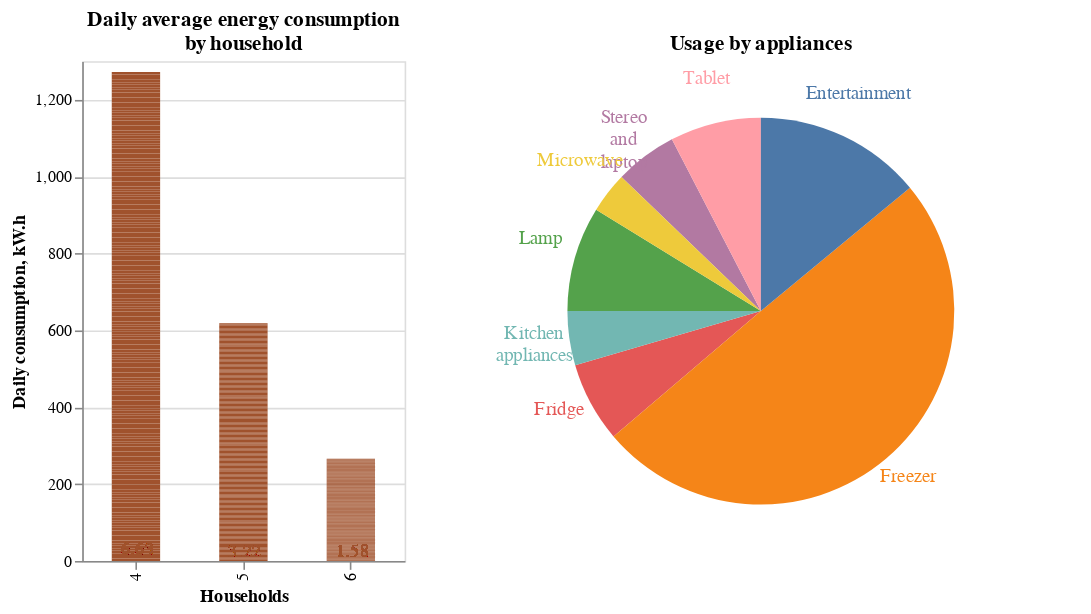

The notebook cell this image was saved under:
### Code cell
# pie chart to see the appliance use percentage

selection_app = alt.selection_single(encodings=['theta','color'],name='app')
selection_app1 = alt.selection_single(fields=['appliance_name'],name='app1')
# color_app = alt.condition(selection_app,
#                       'appliance_name',
#                       alt.value('lightgray'))
opacity_app = alt.condition(selection_app, alt.value(1.0), alt.value(0.2))

base = alt.Chart(hourly_app).transform_filter(selection_bar
).encode(
    theta=alt.Theta("usage:Q", stack=True), 
    color=alt.Color('appliance_name:N', legend=None),
    opacity=opacity_app,
    tooltip='combined_tooltip:N',
).transform_aggregate(
    usage = 'sum(hour_avg)',
    groupby=["appliance_name"]
    
).transform_calculate(
    round_usage = 'round(datum.usage*1000)/1000',
    combined_tooltip = "'Usage: ' + datum.round_usage + ' kW.h'"
    )

pie = base.mark_arc(outerRadius=120)
text_pie = base.mark_text(baseline="bottom",radius=120, size=12,lineBreak=" ",radiusOffset=22
            ).encode(text="appliance_name:N"
            )

# pie plot title
pie.title =["Usage by appliances"]

(bar + text_bar).properties(width=200,height=310).add_selection(selection_bar) | (pie + text_pie).properties(height=310).add_selection(selection_app).add_selection(selection_app1)

### Figure 1 — Vega-Lite specification as saved in the notebook (floating-point values rounded to 4 significant figures; data arrays with more than 128 entries replaced by an {"elided": "..."} marker saying what was removed)
{"config": {"view": {"continuousWidth": 400, "continuousHeight": 300}}, "hconcat": [{"layer": [{"mark": {"type": "bar", "size": 30}, "encoding": {"color": {"condition": {"value": "sienna", "selection": "House"}, "value": "lightgray"}, "x": {"field": "household", "title": "Households", "type": "nominal"}, "y": {"field": "daily_avg", "title": "Daily consumption, kW.h", "type": "quantitative"}}, "selection": {"House": {"type": "single", "fields": ["household"]}}, "title": ["Daily average energy consumption", "by household"]}, {"mark": {"type": "text", "align": "center", "baseline": "bottom", "dx": 1}, "encoding": {"color": {"condition": {"value": "sienna", "selection": "House"}, "value": "lightgray"}, "text": {"field": "daily_avg", "format": ",.2f", "type": "quantitative"}, "x": {"field": "household", "title": "Households", "type": "nominal"}, "y": {"field": "daily_avg", "title": "Daily consumption, kW.h", "type": "quantitative"}}}], "height": 310, "width": 200}, {"layer": [{"mark": {"type": "arc", "outerRadius": 120}, "encoding": {"color": {"field": "appliance_name", "legend": null, "type": "nominal"}, "opacity": {"condition": {"value": 1.0, "selection": "app"}, "value": 0.2}, "theta": {"field": "usage", "stack": true, "type": "quantitative"}, "tooltip": {"field": "combined_tooltip", "type": "nominal"}}, "selection": {"app": {"type": "single", "encodings": ["theta", "color"]}, "app1": {"type": "single", "fields": ["appliance_name"]}}, "title": ["Usage by appliances"], "transform": [{"filter": {"selection": "House"}}, {"aggregate": [{"op": "sum", "field": "hour_avg", "as": "usage"}], "groupby": ["appliance_name"]}, {"calculate": "round(datum.usage*1000)/1000", "as": "round_usage"}, {"calculate": "'Usage: ' + datum.round_usage + ' kW.h'", "as": "combined_tooltip"}]}, {"mark": {"type": "text", "baseline": "bottom", "lineBreak": " ", "radius": 120, "radiusOffset": 22, "size": 12}, "encoding": {"color": {"field": "appliance_name", "legend": null, "type": "nominal"}, "opacity": {"condition": {"value": 1.0, "selection": "app"}, "value": 0.2}, "text": {"field": "appliance_name", "type": "nominal"}, "theta": {"field": "usage", "stack": true, "type": "quantitative"}, "tooltip": {"field": "combined_tooltip", "type": "nominal"}}, "transform": [{"filter": {"selection": "House"}}, {"aggregate": [{"op": "sum", "field": "hour_avg", "as": "usage"}], "groupby": ["appliance_name"]}, {"calculate": "round(datum.usage*1000)/1000", "as": "round_usage"}, {"calculate": "'Usage: ' + datum.round_usage + ' kW.h'", "as": "combined_tooltip"}]}], "height": 310}], "data": {"name": "data-a3020916a39f77f4ec07aad771be483d"}, "$schema": "https://vega.github.io/schema/vega-lite/v4.17.0.json", "datasets": {"data-a3020916a39f77f4ec07aad771be483d": {"elided": "552 records"}}}
